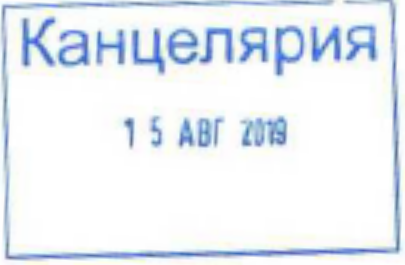
#> input picture stamp_detector/test/sample.png, 405 x 265 px
$ python stamp_searcher.py test/sample.png test/sample.png
#> lines starting #> are read from the running program, lines starting #| are printed output that depends on the picture
"""
Программа выполняет поиск местоположения объекта на изображении по его образцу
Обязательные аргументы - путь к файлу образца, путь к файлу, на котором ищется объект
Опциональный аргумент (-d {1,2}) - выбор детектора SIFT или SURF
"""
import cv2 as cv
import numpy as np
import argparse


def stamp_detector(sample, test, detector=1):
    """
    Осуществляет поиск объекта (штампа) на изображении. Если соответствие найдено,
    возвращает местоположения объекта (координаты угловых точек), в противном случае
    возвращат пустой массив.
    """
    # минимальное количество соответствий
    min_match_count = 15
    # Порог детектора SURF
    minHessian = 400
    # Параметры дескриптора FLANN
    flann_index_kdtree = 0
    index_params = dict(algorithm=flann_index_kdtree, trees=5)
    search_params = dict(checks=50)

    # Выбор детектора
    if detector == 1:
        det = cv.xfeatures2d.SIFT_create()
    elif detector == 2:
        det = cv.xfeatures2d_SURF.create(hessianThreshold=minHessian)

    # Выделение признаков
    keypoints_s, descr_s = det.detectAndCompute(sample, None)
    keypoints_t, descr_t = det.detectAndCompute(test, None)

    # Поиск соответствий
    flann = cv.FlannBasedMatcher(index_params, search_params)
    matches = flann.knnMatch(descr_s, descr_t, k=2)

    # Отбор соответствий
    valid_matches = []
    for m, n in matches:
        if m.distance < 0.7 * n.distance:
            valid_matches.append(m)

    # Если соответствий достаточно, выполняем поиск ПП, затем границ объекта
    if len(valid_matches) > min_match_count:
        sample_pts = np.float32([keypoints_s[m.queryIdx].pt for m in valid_matches]).reshape(-1, 1, 2)
        test_pts = np.float32([keypoints_t[m.trainIdx].pt for m in valid_matches]).reshape(-1, 1, 2)

        # Проективное преобразование, совмещающее образец со своим двойником на тестовом изображении
        homogr_mtrx, mask = cv.findHomography(sample_pts, test_pts, cv.RANSAC, 5.0)

        h, w = sample.shape  # работает только для чёрно-белого изображения
        # Контур (граница) образца
        pts = np.float32([[0, 0], [0, h - 1], [w - 1, h - 1], [w - 1, 0]]).reshape(-1, 1, 2)
        # Контур (граница) образца при отображении на плоскость тестового изображения
        dst = cv.perspectiveTransform(pts, homogr_mtrx)
        dst = dst.astype(int)

        return (dst, 'OK')
    else:
        return (np.nan, 'FAIL')


def clearance(rect: np.array, degrees=True):
    """
    Если в качестве аргумента принят массив с координатами четырёхугольника, то
    функция возвращает угол (в градусах или радианах) наклона стороны A[0]A[3].
    """
    side = (rect[3] - rect[0]).reshape(-1)
    angle = np.arctan(side[1] / side[0])
    if degrees:
        return np.around(np.degrees(angle), decimals=2)
    else:
        return np.around(angle, decimals=2)


if __name__ == '__main__':
    parser = argparse.ArgumentParser()
    parser.add_argument("sample", type=str, help="path to stamp sample.")
    parser.add_argument("test", type=str, help="path to the processing file.")
    parser.add_argument("-d", "--detector", type=int, choices=[1, 2], default=1,
                        help="Specify feature detector, 1 (default) - SIFT, 2 - SURF.")
    args = parser.parse_args()

    sample = cv.imread(args.sample, 0)
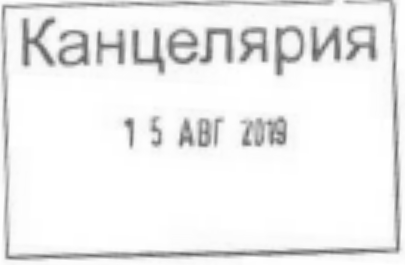
#> sample: shape (265, 405); min 90, max 255, mean 237.8
    test = cv.imread(args.test, 0)

    border, status = stamp_detector(sample, test, args.detector)
#> in stamp_detector, `keypoints_s, descr_s = det.detectAndCompute(sample, None)`: keypoints_s = 255 keypoints; strongest (x, y, size): (129, 123, 6.3), (316, 54, 7.9), (84, 59, 6.5), (337, 56, 5.4)
#> in stamp_detector, `keypoints_t, descr_t = det.detectAndCompute(test, None)`: keypoints_t has the same summary as keypoints_s
#> in stamp_detector, `matches = flann.knnMatch(descr_s, descr_t, k=2)`: matches = 255 matches
#> in stamp_detector, `sample_pts = np.float32([keypoints_s[m.queryIdx].pt for m in valid_mat..`: sample_pts = 255 rows, first 8: [3.43, 28.12], [4.72, 6.84], [5.18, 100.3], [5.18, 100.3], [5.71, 155.9], [5.71, 155.9], [7.17, 244.9], [7.17, 244.9]
#> in stamp_detector, `test_pts = np.float32([keypoints_t[m.trainIdx].pt for m in valid_match..`: test_pts has the same summary as sample_pts
#> in stamp_detector, `homogr_mtrx, mask = cv.findHomography(sample_pts, test_pts, cv.RANSAC,..`: homogr_mtrx = [[1, 3.2e-16, -2.91e-13], [6.12e-16, 1, -1.19e-13], [7.79e-18, 2.67e-18, 1]]; mask = 255 values from 1 to 1
#> in stamp_detector, `dst = cv.perspectiveTransform(pts, homogr_mtrx)`: dst = [[-2.91e-13, -1.19e-13], [-2.06e-13, 264], [404, 264], [404, 1.28e-13]]
#> in stamp_detector, `dst = dst.astype(int)`: dst = [[0, 0], [0, 264], [404, 264], [404, 0]]
#> border = [[0, 0], [0, 264], [404, 264], [404, 0]]; status = 'OK'
    if status == 'OK':
        angle = clearance(border)
#> in clearance, `side = (rect[3] - rect[0]).reshape(-1)`: side = [404, 0]
#> in clearance, `angle = np.arctan(side[1] / side[0])`: angle = 0
#> angle = 0
        print(angle, border)
#| 0.0 [[[  0   0]]
#|  [[  0 264]]
#|  [[404 264]]
#|  [[404   0]]]
    else:
        print(status)
